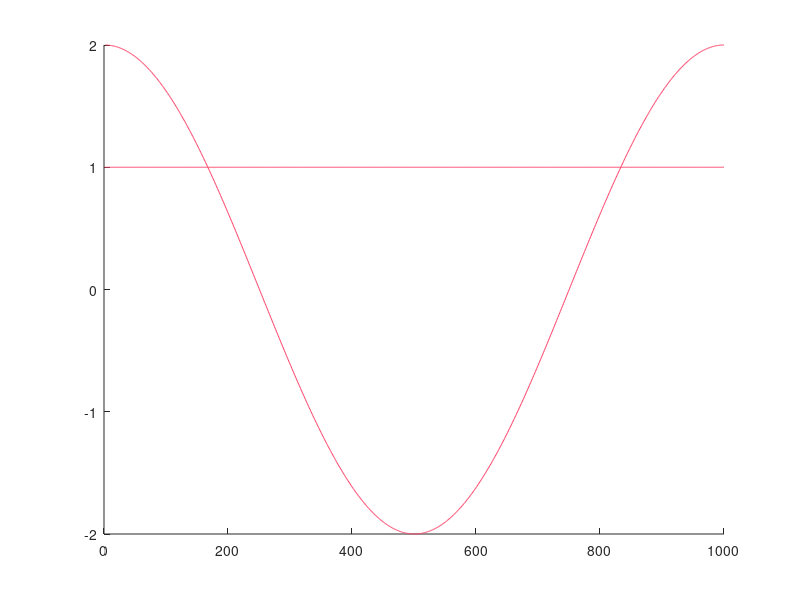

Source code (MATLAB): (Note: this script raises an error after producing the figure.)
clear all;
close all;
clc;

phaseVec = linspace(0,2*pi,1000);

% 'color',rand(1,3)
figure;
hold on;
for n = 2 : 10
    plot([sin(n*phaseVec(:))./sin(phaseVec(:)) (n/2)*ones(length(phaseVec),1)], 'color',rand(1,3));
    xline(1/n);
end

legend();